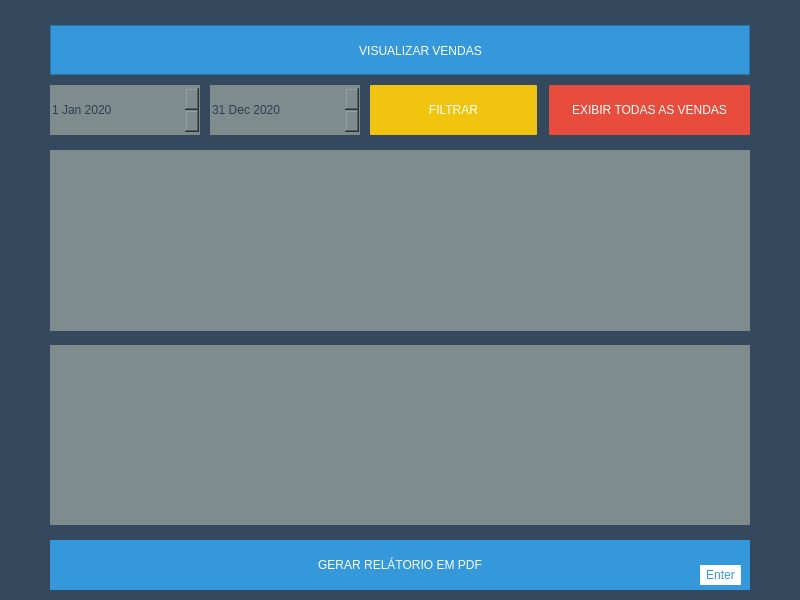
<?xml version="1.0" encoding="UTF-8"?>
<ui version="4.0">
 <class>pdv_editar</class>
 <widget class="QDialog" name="pdv_editar">
  <property name="geometry">
   <rect>
    <x>0</x>
    <y>0</y>
    <width>800</width>
    <height>600</height>
   </rect>
  </property>
  <property name="minimumSize">
   <size>
    <width>800</width>
    <height>600</height>
   </size>
  </property>
  <property name="maximumSize">
   <size>
    <width>800</width>
    <height>600</height>
   </size>
  </property>
  <property name="windowTitle">
   <string>Wefix Store™</string>
  </property>
  <property name="windowIcon">
   <iconset resource="imgs.qrc">
    <normaloff>:/Imgs/UI/PNG/icon.png</normaloff>:/Imgs/UI/PNG/icon.png</iconset>
  </property>
  <property name="styleSheet">
   <string notr="true">background-color: rgb(52, 73, 94);
color: rgb(255, 255, 255);
font: 12pt &quot;Roboto&quot;;
</string>
  </property>
  <widget class="QFrame" name="frame">
   <property name="geometry">
    <rect>
     <x>50</x>
     <y>25</y>
     <width>700</width>
     <height>50</height>
    </rect>
   </property>
   <property name="styleSheet">
    <string notr="true">background-color: rgb(52, 152, 219);</string>
   </property>
   <property name="frameShape">
    <enum>QFrame::StyledPanel</enum>
   </property>
   <property name="frameShadow">
    <enum>QFrame::Raised</enum>
   </property>
   <widget class="QPushButton" name="btn_voltar">
    <property name="geometry">
     <rect>
      <x>10</x>
      <y>10</y>
      <width>120</width>
      <height>30</height>
     </rect>
    </property>
    <property name="cursor">
     <cursorShape>PointingHandCursor</cursorShape>
    </property>
    <property name="styleSheet">
     <string notr="true">#btn_voltar
{
	background: transparent;
	border-radius:1px;
}

#btn_voltar:hover
{
	background-color: rgb(41, 128, 185);
}</string>
    </property>
    <property name="text">
     <string/>
    </property>
    <property name="icon">
     <iconset resource="imgs.qrc">
      <normaloff>:/Imgs/UI/PNG/Store/voltar.png</normaloff>:/Imgs/UI/PNG/Store/voltar.png</iconset>
    </property>
    <property name="iconSize">
     <size>
      <width>100</width>
      <height>25</height>
     </size>
    </property>
    <property name="shortcut">
     <string>Esc</string>
    </property>
   </widget>
   <widget class="QLabel" name="label_2">
    <property name="geometry">
     <rect>
      <x>250</x>
      <y>15</y>
      <width>241</width>
      <height>21</height>
     </rect>
    </property>
    <property name="styleSheet">
     <string notr="true">font: 18pt &quot;Roboto&quot;;</string>
    </property>
    <property name="text">
     <string>VISUALIZAR VENDAS</string>
    </property>
    <property name="alignment">
     <set>Qt::AlignCenter</set>
    </property>
   </widget>
   <widget class="QLabel" name="label_5">
    <property name="geometry">
     <rect>
      <x>210</x>
      <y>15</y>
      <width>25</width>
      <height>21</height>
     </rect>
    </property>
    <property name="styleSheet">
     <string notr="true">background-color:transparent;
background-image: url(:/Imgs/UI/Icones/Vendas/pesquisar_produto.png);</string>
    </property>
    <property name="text">
     <string/>
    </property>
    <property name="textFormat">
     <enum>Qt::PlainText</enum>
    </property>
    <property name="alignment">
     <set>Qt::AlignHCenter|Qt::AlignTop</set>
    </property>
   </widget>
  </widget>
  <widget class="QPushButton" name="btn_filtrar">
   <property name="geometry">
    <rect>
     <x>370</x>
     <y>85</y>
     <width>167</width>
     <height>50</height>
    </rect>
   </property>
   <property name="cursor">
    <cursorShape>PointingHandCursor</cursorShape>
   </property>
   <property name="styleSheet">
    <string notr="true">#btn_filtrar
{
	border-radius:1px;
	background-color: rgb(241, 196, 15);
}

#btn_filtrar:hover
{
		background-color: rgb(230, 126, 34);	
}</string>
   </property>
   <property name="text">
    <string>FILTRAR</string>
   </property>
   <property name="iconSize">
    <size>
     <width>20</width>
     <height>20</height>
    </size>
   </property>
   <property name="shortcut">
    <string>F2</string>
   </property>
  </widget>
  <widget class="QPushButton" name="btn_exibir_vendas">
   <property name="geometry">
    <rect>
     <x>549</x>
     <y>85</y>
     <width>201</width>
     <height>50</height>
    </rect>
   </property>
   <property name="cursor">
    <cursorShape>PointingHandCursor</cursorShape>
   </property>
   <property name="styleSheet">
    <string notr="true">#btn_exibir_vendas
{
	border-radius:1px;
	background-color: rgb(231, 76, 60);	
}

#btn_exibir_vendas:hover
{
	background-color: rgb(192, 57, 43);
}</string>
   </property>
   <property name="text">
    <string>EXIBIR TODAS AS VENDAS</string>
   </property>
   <property name="iconSize">
    <size>
     <width>20</width>
     <height>20</height>
    </size>
   </property>
   <property name="shortcut">
    <string>Del</string>
   </property>
  </widget>
  <widget class="QTableWidget" name="tw_1">
   <property name="geometry">
    <rect>
     <x>50</x>
     <y>150</y>
     <width>700</width>
     <height>181</height>
    </rect>
   </property>
   <property name="styleSheet">
    <string notr="true">QHeaderView::section {   
	color: rgb(255, 255, 255);
	background-color: rgb(41, 128, 185);
	border:solid;
	border-bottom-color: rgb(44, 62, 80);
}

QTableWidget { 
	background-color: rgb(41, 128, 185);
  	border-style: none;
}

QTableWidget QTableCornerButton::section {
	background-color: rgb(41, 128, 185);
}

#tw_1{
	background-color: rgb(127, 140, 141);
	alternate-background-color: rgb(189, 195, 199);
	color: rgb(52, 73, 94);
	border:none;
	border-style:none;
	font: 12pt &quot;Roboto&quot;;
}</string>
   </property>
  </widget>
  <widget class="QTableWidget" name="tw_2">
   <property name="geometry">
    <rect>
     <x>50</x>
     <y>345</y>
     <width>700</width>
     <height>180</height>
    </rect>
   </property>
   <property name="styleSheet">
    <string notr="true">QHeaderView::section {   
	color: rgb(255, 255, 255);
	background-color: rgb(41, 128, 185);
	border:solid;
	border-bottom-color: rgb(44, 62, 80);
}

QTableWidget { 
	background-color: rgb(41, 128, 185);
  	border-style: none;
}

QTableWidget QTableCornerButton::section {
	background-color: rgb(41, 128, 185);
}

#tw_2{
	background-color: rgb(127, 140, 141);
	alternate-background-color: rgb(189, 195, 199);
	color: rgb(52, 73, 94);
	border:none;
	border-style:none;
	font: 12pt &quot;Roboto&quot;;
}</string>
   </property>
  </widget>
  <widget class="QDateEdit" name="de_data_1">
   <property name="geometry">
    <rect>
     <x>50</x>
     <y>85</y>
     <width>150</width>
     <height>50</height>
    </rect>
   </property>
   <property name="styleSheet">
    <string notr="true">#de_data_1
{
	border:none;
	background-color: rgb(127, 140, 141);
	color: rgb(44, 62, 80);
}

#de_data_1:hover
{
	background-color: rgb(149, 165, 166);
}</string>
   </property>
   <property name="date">
    <date>
     <year>2020</year>
     <month>1</month>
     <day>1</day>
    </date>
   </property>
  </widget>
  <widget class="QDateEdit" name="de_data_2">
   <property name="geometry">
    <rect>
     <x>210</x>
     <y>85</y>
     <width>150</width>
     <height>50</height>
    </rect>
   </property>
   <property name="styleSheet">
    <string notr="true">#de_data_2
{
	border:none;
	background-color: rgb(127, 140, 141);
	color: rgb(44, 62, 80);
}

#de_data_2:hover
{
	background-color: rgb(149, 165, 166);
}</string>
   </property>
   <property name="buttonSymbols">
    <enum>QAbstractSpinBox::UpDownArrows</enum>
   </property>
   <property name="dateTime">
    <datetime>
     <hour>0</hour>
     <minute>0</minute>
     <second>0</second>
     <year>2020</year>
     <month>12</month>
     <day>31</day>
    </datetime>
   </property>
   <property name="minimumDateTime">
    <datetime>
     <hour>0</hour>
     <minute>0</minute>
     <second>0</second>
     <year>2010</year>
     <month>9</month>
     <day>14</day>
    </datetime>
   </property>
   <property name="date">
    <date>
     <year>2020</year>
     <month>12</month>
     <day>31</day>
    </date>
   </property>
  </widget>
  <widget class="QPushButton" name="btn_gerar_pdf">
   <property name="geometry">
    <rect>
     <x>50</x>
     <y>540</y>
     <width>700</width>
     <height>50</height>
    </rect>
   </property>
   <property name="cursor">
    <cursorShape>PointingHandCursor</cursorShape>
   </property>
   <property name="styleSheet">
    <string notr="true">#btn_gerar_pdf
{
	background:#3498db;
	border-radius:1px;
	color: rgb(255, 255, 255);
	font: 12pt &quot;Roboto&quot;;

}

#btn_gerar_pdf:hover
{
	background:#2980b9;
	color: rgb(255, 255, 255);
	font: 12pt &quot;Roboto&quot;;

}</string>
   </property>
   <property name="text">
    <string>GERAR RELÁTORIO EM PDF</string>
   </property>
   <property name="iconSize">
    <size>
     <width>20</width>
     <height>20</height>
    </size>
   </property>
   <property name="shortcut">
    <string>Return</string>
   </property>
  </widget>
  <widget class="QLabel" name="label_6">
   <property name="geometry">
    <rect>
     <x>700</x>
     <y>565</y>
     <width>41</width>
     <height>20</height>
    </rect>
   </property>
   <property name="styleSheet">
    <string notr="true">background:rgb(255, 255, 255);
border-radius:1px;
color: #3498db;
font: 10pt &quot;Roboto&quot;;

</string>
   </property>
   <property name="text">
    <string>Enter</string>
   </property>
   <property name="alignment">
    <set>Qt::AlignCenter</set>
   </property>
  </widget>
 </widget>
 <resources>
  <include location="imgs.qrc"/>
 </resources>
 <connections/>
</ui>
